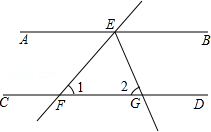
#> input picture TEST/1.png, 211 x 132 px, found by its file name
$ python main.py
#> lines starting #> are read from the running program, lines starting #| are printed output that depends on the picture; after the words box and inside, x2 and y2 are one past the last pixel; in counts of white or black regions, pixels touching at a corner belong together
### ImageProcessingContours/process.py
"""
 Extract only the shape outline while removing text.

"""

import os
import cv2
import numpy as np
import matplotlib.pyplot as plt
from ImageProcessingContours.manualThreshold import manualThresholding
from ImageProcessingContours.largestContour import funLargestContour
from ImageProcessingContours.sobeledge  import sobelED
from datetime import datetime


def shapeExtractionOutline(image_path):


    image = cv2.imread(image_path, cv2.IMREAD_GRAYSCALE) # grayscale image
#> image: shape (132, 211); min 0, max 255, mean 246.8
    if image is None:
        print("Error: Image not found")
        return


    image = 255 - image  #invert image
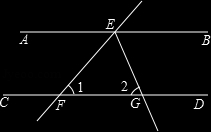
#> image: shape (132, 211); min 0, max 255, mean 8.2
    binary = manualThresholding(image, threshold=150)
    edges = sobelED(binary)


    largest_contour = funLargestContour(edges) #finding largest contour
    if largest_contour is None:
        print("No valid contour found")
        return


    outline_image = np.ones_like(image) * 255  #white background


    for x, y in largest_contour:
        outline_image[x, y] = 0  # Black outline on white background

    baseDirectory = r"C:\Users\ashut\Documents\GitHub\2dshapedetection-major\ImageProcessingContours\Saved Images"
    t = datetime.now().strftime("%Y-%m-%d_%H-%M-%S")
    sd = os.path.join(baseDirectory, f"image-{t}")
    os.makedirs(sd, exist_ok=True)
    outlineImgpath = os.path.join(sd, "extracted_image.png")
    cv2.imwrite(outlineImgpath, outline_image)
    print("Outline image saved in")

    # Display the extracted shape outline
    plt.figure(figsize=(6, 6))
    plt.imshow(outline_image, cmap='gray')
    plt.title("Extracted Shape Outline")
    plt.axis("off")
    plt.show()

### ImageProcessingContours/manualThreshold.py
import cv2
import numpy as np
import matplotlib.pyplot as plt

def manualThresholding(image, threshold=150):
#> called with threshold = 150
    h, w = image.shape
#> h = 132; w = 211
    binary = np.zeros((h, w), dtype=np.uint8)
    for i in range(h):
        for j in range(w):
            if image[i,j]<threshold:
                binary[i,j]=255
            else:
                binary[i,j]=0
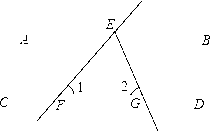
#> binary: shape (132, 211); 98.4% white; black in thin lines or dots
    return binary

### ImageProcessingContours/sobeledge.py
"""

Manually compute Sobel edge detection.

"""

import numpy as np

def sobelED(image):

    height, width = image.shape
#> height = 132; width = 211
    sobel_x = np.array([[-1, 0, 1], [-2, 0, 2], [-1, 0, 1]])  # X-direction
    sobel_y = np.array([[-1, -2, -1], [0, 0, 0], [1, 2, 1]])  # Y-direction

    edim = np.zeros((height, width), dtype=np.uint8)

    for i in range(1, height - 1):
        for j in range(1, width - 1):
            gx = np.sum(image[i - 1:i + 2, j - 1:j + 2] * sobel_x)
            gy = np.sum(image[i - 1:i + 2, j - 1:j + 2] * sobel_y)
            magnitude = np.sqrt(gx**2 + gy**2)

            if magnitude > 100:  # Edge threshold
                edim[i, j] = 255  # Edge detected
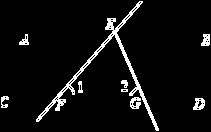
#> edim: shape (132, 211); 5.7% white in thin lines or dots

    return edim

### ImageProcessingContours/largestContour.py
import numpy as np

def funLargestContour(binary):
    """Find and return the largest contour from a binary image."""
    height, width = binary.shape
#> height = 132; width = 211
    visited = np.zeros((height, width), dtype=bool)
    contours = []

    def edge_follow(x, y):
        """Follow the contour edges."""
        stack = [(x, y)]
        contour = []
        while stack:
            cx, cy = stack.pop()
            if 0 <= cx < height and 0 <= cy < width and not visited[cx, cy] and binary[cx, cy] == 255:
                visited[cx, cy] = True
                contour.append((cx, cy))
                stack.extend([(cx-1, cy), (cx+1, cy), (cx, cy-1), (cx, cy+1)])
        return contour

    for i in range(height):
        for j in range(width):
            if binary[i, j] == 255 and not visited[i, j]:
                contour = edge_follow(i, j)
                if len(contour) > 200:  # Remove small contours (text)
                    contours.append(contour)

    if contours:
        return max(contours, key=len)  # Return largest contour
    return None

### ImageProcessingContours/main.py
import sys
import os
sys.path.append(os.path.abspath(os.path.join(os.path.dirname(__file__), '..')))
from ImageProcessingContours.process import shapeExtractionOutline

if __name__ == "__main__":
    image_path = r"C:\Users\ashut\Documents\GitHub\2dshapedetection-major\TEST\1.png"
    shapeExtractionOutline(image_path)
#> in shapeExtractionOutline, `largest_contour = funLargestContour(edges)`: largest_contour = 1105 pairs, first value 1 to 130, second value 36 to 158
#> the loop in shapeExtractionOutline, `for x, y in largest_contour:` made 1105 passes
#> (x, y) on passes 1 to 3: (1, 139), (1, 140), (1, 141)
#> after the loop in shapeExtractionOutline, `for x, y in largest_contour:`:
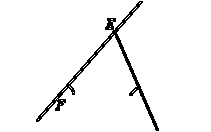
#> outline_image: shape (132, 211); 96% white; 1 black region, box (x1, y1, x2, y2) and area: (36, 1, 159, 131) 1105

$ run again, with TEST/11.png copied over TEST/1.png
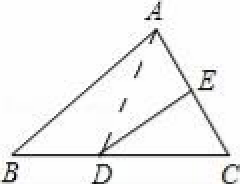
#> input picture TEST/11.png, 120 x 92 px, found by its file name (shown 2 times larger)
#> after the loop in sobelED, `for i in range(1, height - 1):`:
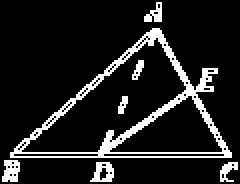
#> edim: shape (92, 120) (shown 2 times larger); 12% white in thin lines or dots
#> largest_contour = 1015 pairs, first value 14 to 78, second value 5 to 115
#> the loop in shapeExtractionOutline, `for x, y in largest_contour:` made 1015 passes
#> (x, y) on passes 1 to 3: (14, 76), (14, 77), (14, 78)
#> after the loop in shapeExtractionOutline, `for x, y in largest_contour:`:
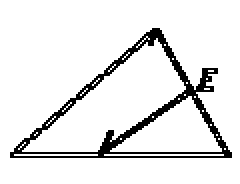
#> outline_image: shape (92, 120) (shown 2 times larger); 90.8% white; black in thin lines or dots, all inside (x1, y1, x2, y2) = (5, 14, 116, 79)

$ run again, with TEST/13.png copied over TEST/1.png
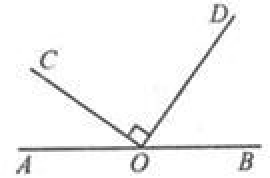
#> input picture TEST/13.png, 135 x 89 px, found by its file name (shown 2 times larger)
#> in shapeExtractionOutline, image is the input picture: shape (89, 135); min 54, max 255, mean 245.4
#> after the loop in sobelED, `for i in range(1, height - 1):`:
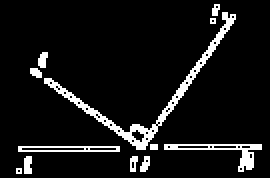
#> edim: shape (89, 135) (shown 2 times larger); 8.1% white in thin lines or dots, all inside (x1, y1, x2, y2) = (8, 2, 131, 87)
#> largest_contour = 275 pairs, first value 39 to 74, second value 22 to 78
#> the loop in shapeExtractionOutline, `for x, y in largest_contour:` made 275 passes
#> (x, y) on passes 1 to 3: (39, 22), (39, 23), (39, 24)
#> after the loop in shapeExtractionOutline, `for x, y in largest_contour:`:
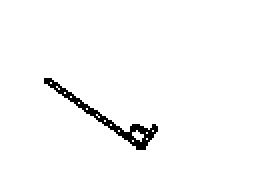
#> outline_image: shape (89, 135) (shown 2 times larger); 97.7% white; black in thin lines or dots, all inside (x1, y1, x2, y2) = (22, 39, 79, 75)

$ run again, with TEST/14.png copied over TEST/1.png
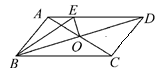
#> input picture TEST/14.png, 161 x 76 px, found by its file name
#> in shapeExtractionOutline, image is the input picture: shape (76, 161); min 0, max 255, mean 240.2
#> after the loop in sobelED, `for i in range(1, height - 1):`:
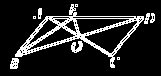
#> edim: shape (76, 161); 14.3% white in thin lines or dots, all inside (x1, y1, x2, y2) = (10, 4, 155, 69)
#> largest_contour = 1412 pairs, first value 12 to 67, second value 15 to 143
#> the loop in shapeExtractionOutline, `for x, y in largest_contour:` made 1412 passes
#> (x, y) on passes 1 to 3: (12, 74), (12, 75), (12, 76)
#> after the loop in shapeExtractionOutline, `for x, y in largest_contour:`:
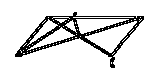
#> outline_image: shape (76, 161); 88.5% white; black in thin lines or dots, all inside (x1, y1, x2, y2) = (15, 12, 144, 68)
